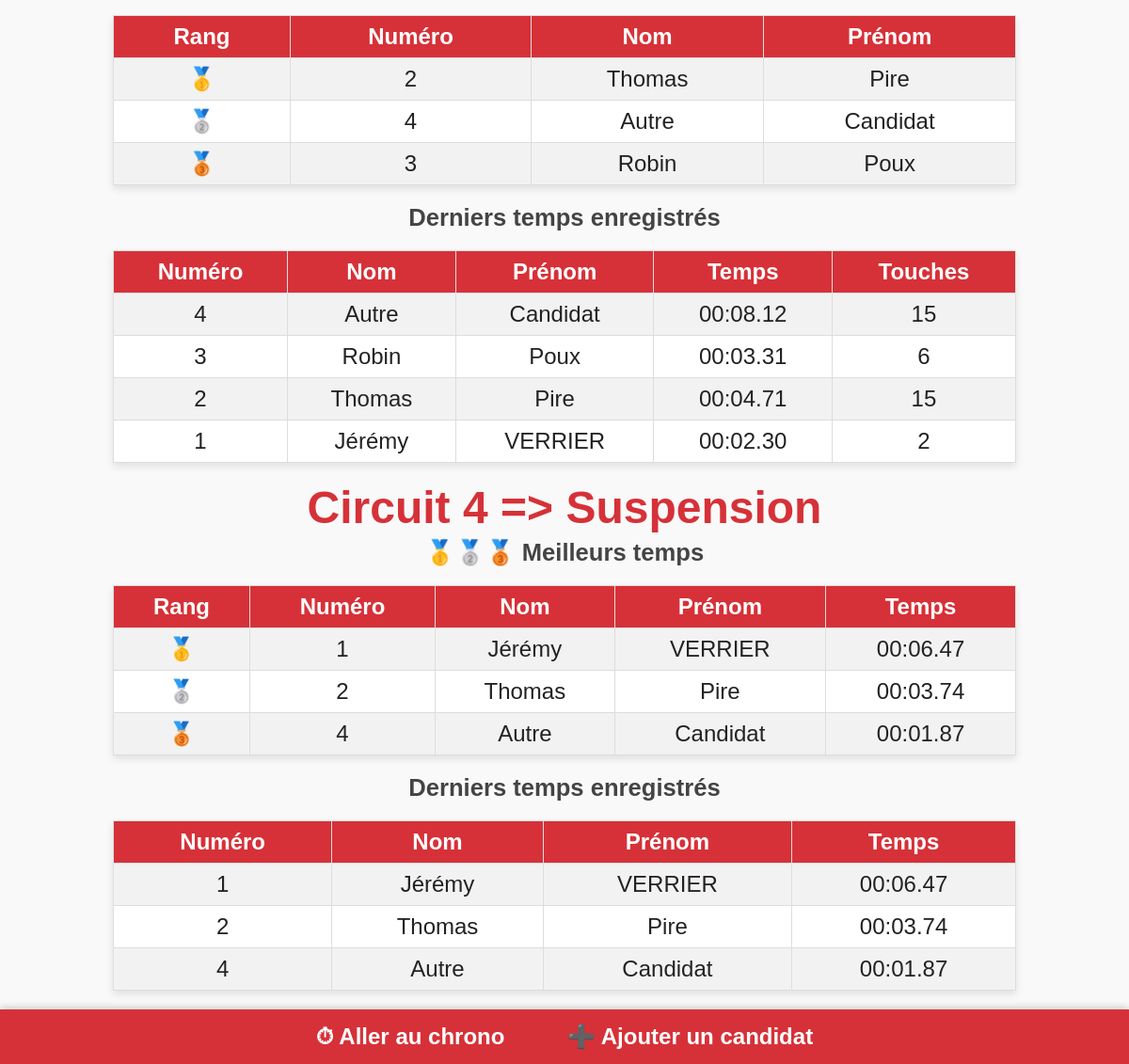
The app's page /results (lower part), older data.
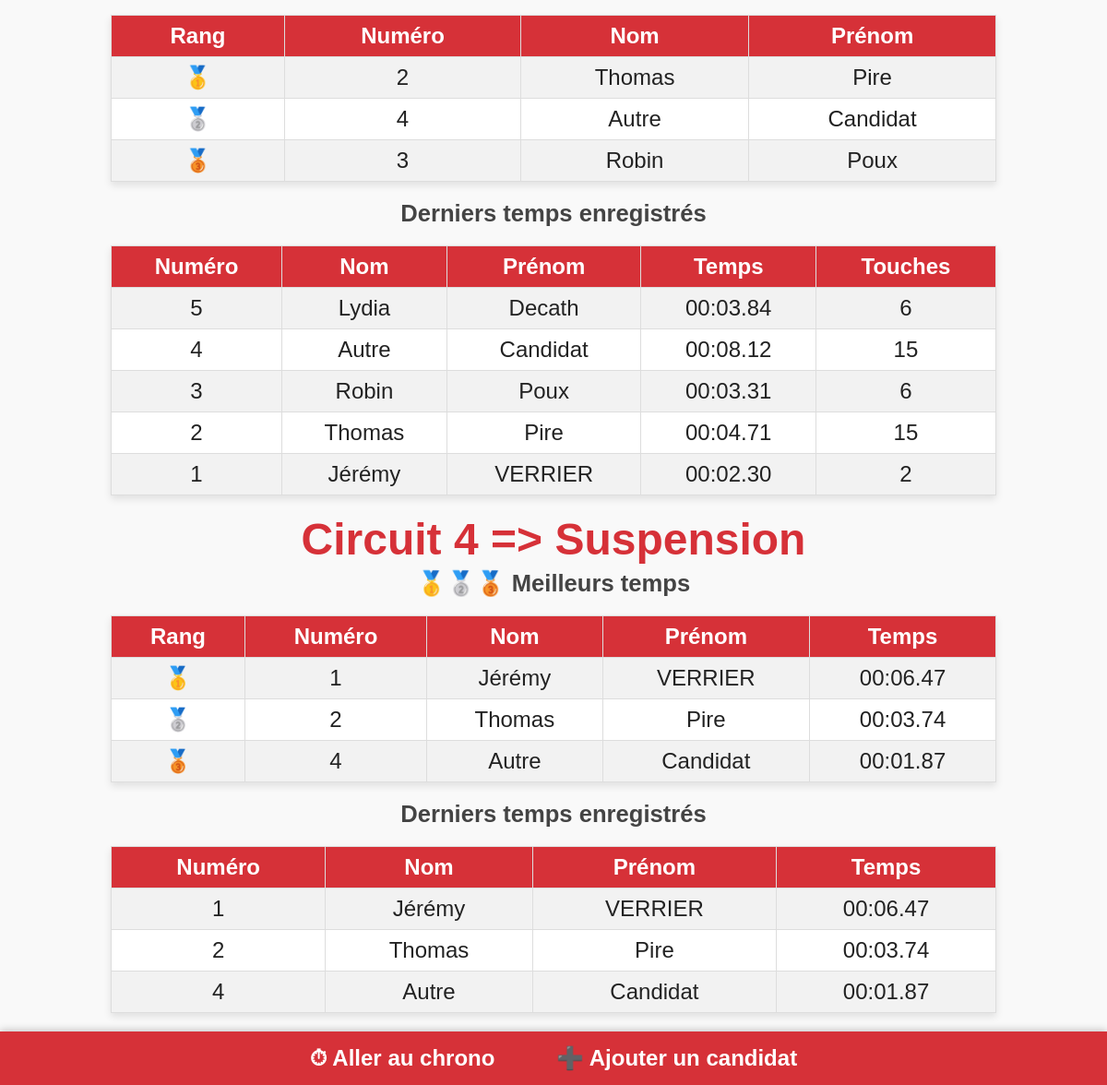
The same page, newer data.
### tables this page shows
CREATE TABLE results (
            id INTEGER PRIMARY KEY AUTOINCREMENT,
            candidate_number INTEGER,
            circuit INTEGER,
            time REAL,
            touches INTEGER DEFAULT 0,
            created_at DATETIME DEFAULT CURRENT_TIMESTAMP,
            UNIQUE(candidate_number, circuit, created_at)
        );

CREATE TABLE candidates (
            id INTEGER PRIMARY KEY AUTOINCREMENT,
            number INTEGER UNIQUE,
            first_name TEXT,
            last_name TEXT,
            email TEXT,
            phone TEXT,
            UNIQUE(first_name, last_name)
        );

### server.py (the view)
@app.route('/results')
def results():
    date_str = request.args.get('date')
    if date_str:
        try:
            selected_date = datetime.strptime(date_str, "%d/%m/%Y").date()
        except ValueError:
            selected_date = datetime.now().date()
    else:
        selected_date = datetime.now().date()
    display_date = selected_date.strftime("%d/%m/%Y")
    conn = sqlite3.connect(DB_FILE)
    conn.execute("PRAGMA journal_mode=WAL;")
    c = conn.cursor()
    results_dict = {}
    c.execute("SELECT DISTINCT DATE(created_at) FROM results ORDER BY DATE(created_at) DESC")
    available_dates = [row[0] for row in c.fetchall()]
    for circuit in range(1, 5):
        if circuit == 3:
            c.execute('''
                SELECT r.candidate_number, c.last_name, c.first_name,
                       printf("%02d:%02d.%02d", r.time/60, r.time%60, (r.time*100)%100),
                       r.touches
                FROM results r
                JOIN candidates c ON r.candidate_number = c.number
                WHERE r.circuit = ?
                    AND DATE(r.created_at) = DATE('now', 'localtime')
                ORDER BY r.touches DESC, r.time ASC
            ''', (circuit,))
        elif circuit == 4:
            c.execute('''
                SELECT r.candidate_number, c.last_name, c.first_name,
                       printf("%02d:%02d.%02d", r.time/60, r.time%60, (r.time*100)%100)
                FROM results r
                JOIN candidates c ON r.candidate_number = c.number
                WHERE r.circuit = ?
                    AND DATE(r.created_at) = DATE('now', 'localtime')
                ORDER BY r.time DESC
            ''', (circuit,))
        else:
            c.execute('''
                SELECT r.candidate_number, c.last_name, c.first_name,
                       printf("%02d:%02d.%02d", r.time/60, r.time%60, (r.time*100)%100)
                FROM results r
                JOIN candidates c ON r.candidate_number = c.number
                WHERE r.circuit = ?
                    AND DATE(r.created_at) = DATE('now', 'localtime')
                ORDER BY r.time ASC
            ''', (circuit,))
        rows = c.fetchall()
        best = rows[:3]
        c.execute('''
            SELECT r.candidate_number, c.last_name, c.first_name,
                   printf("%02d:%02d.%02d", r.time/60, r.time%60, (r.time*100)%100)
                   {extra}
            FROM results r
            JOIN candidates c ON r.candidate_number = c.number
            WHERE r.circuit = ?
                AND DATE(r.created_at) = DATE('now', 'localtime')
            ORDER BY r.id DESC
            LIMIT 5
        '''.format(extra=', r.touches' if circuit==3 else ''), (circuit,))
        last = c.fetchall()
        c.execute('SELECT DISTINCT DATE(created_at) as d FROM results ORDER BY d DESC')
        dates = [row[0] for row in c.fetchall()]
        results_dict[circuit] = {'best': best, 'last': last}
    conn.close()
    return render_template("results.html", results=results_dict, selected_date=selected_date, available_dates=available_dates, display_date=display_date)

### templates/results.html (shortened to what this page needs)
<!doctype html>
<html lang="fr">
<head>
</head>
<body>
  {% set circuit_names = ['Ninja', 'Crossfit/Hyrox', 'Précision', 'Suspension'] %}
  {% for i in range(1,5) %}
    <h2>Circuit {{ i }} => {{ circuit_names[i-1] }}</h2>
    <h3>🥇🥈🥉 Meilleurs temps</h3>
    <table>
      <tr>
        <th>Rang</th>
        <th>Numéro</th>
        <th>Nom</th>
        <th>Prénom</th>
		{% if i == 4 %}
        <th>Temps</th>
		{% endif %}
      </tr>
      {% for r in results[i]['best'] %}
      <tr>
        <td>
          {% if loop.index == 1 %}🥇{% elif loop.index == 2 %}🥈{% elif loop.index == 3 %}🥉{% else %}{{ loop.index }}{% endif %}
        </td>
        <td>{{ r[0] }}</td>
        <td>{{ r[2] }}</td>
        <td>{{ r[1] }}</td>
		{% if i == 4 %}
		  <td>{{ r[3] }}</td>
		{% endif %}
      </tr>
      {% endfor %}
    </table>
    <h3>Derniers temps enregistrés</h3>
    <table>
      <tr>
        <th>Numéro</th>
        <th>Nom</th>
        <th>Prénom</th>
        <th>Temps</th>
		{% if i == 3 %}
        <th>Touches</th>
		{% endif %}
      </tr>
      {% for r in results[i]['last'] %}
		<tr>
		  <td>{{ r[0] }}</td>
		  <td>{{ r[2] }}</td>
		  <td>{{ r[1] }}</td>
		  <td>{{ r[3] }}</td>
		  {% if i == 3 %}
		  <td>{{ r[4] }}</td>
		  {% endif %}
		</tr>
      {% endfor %}
    </table>
  {% endfor %}
  <div class="footer">
    <a href="/chrono">⏱ Aller au chrono</a>
    <a href="/add_candidate">➕ Ajouter un candidat</a>
  </div>
</body>
</html>

### templates/results.html (style rules this page uses)
body { font-family: Arial, sans-serif; background: #f9f9f9; color: #222; margin: 0; padding: 0; text-align: center; padding-top: 100px; }
h2 { font-size: 3em; margin: 10px 0 5px 0; color: #D63138; font-weight: bold; }
h3 { font-size: 1.6em; margin: 5px 0 5px 0; color: #444; }
table { margin: 20px auto; border-collapse: collapse; width: 80%; font-size: 1.5em; box-shadow: 0 4px 8px rgba(0,0,0,0.1); background: white; }
th { background: #D63138; color: white; }
tr:nth-child(even) { background: #f2f2f2; }
.footer { position: relative; bottom: auto; width: 100%; background: #D63138; color: white; padding: 15px 0; text-align: center; font-size: 1.5em; box-shadow: 0 -2px 8px rgba(0,0,0,0.2); }
.footer a { margin: 0 30px; text-decoration: none; color: white; font-weight: bold; }

Row changes from the older to the newer data that the page shows:
added results: candidate_number "5", first_name "Lydia", last_name "Decath", r "00:03.84", touches "6"
